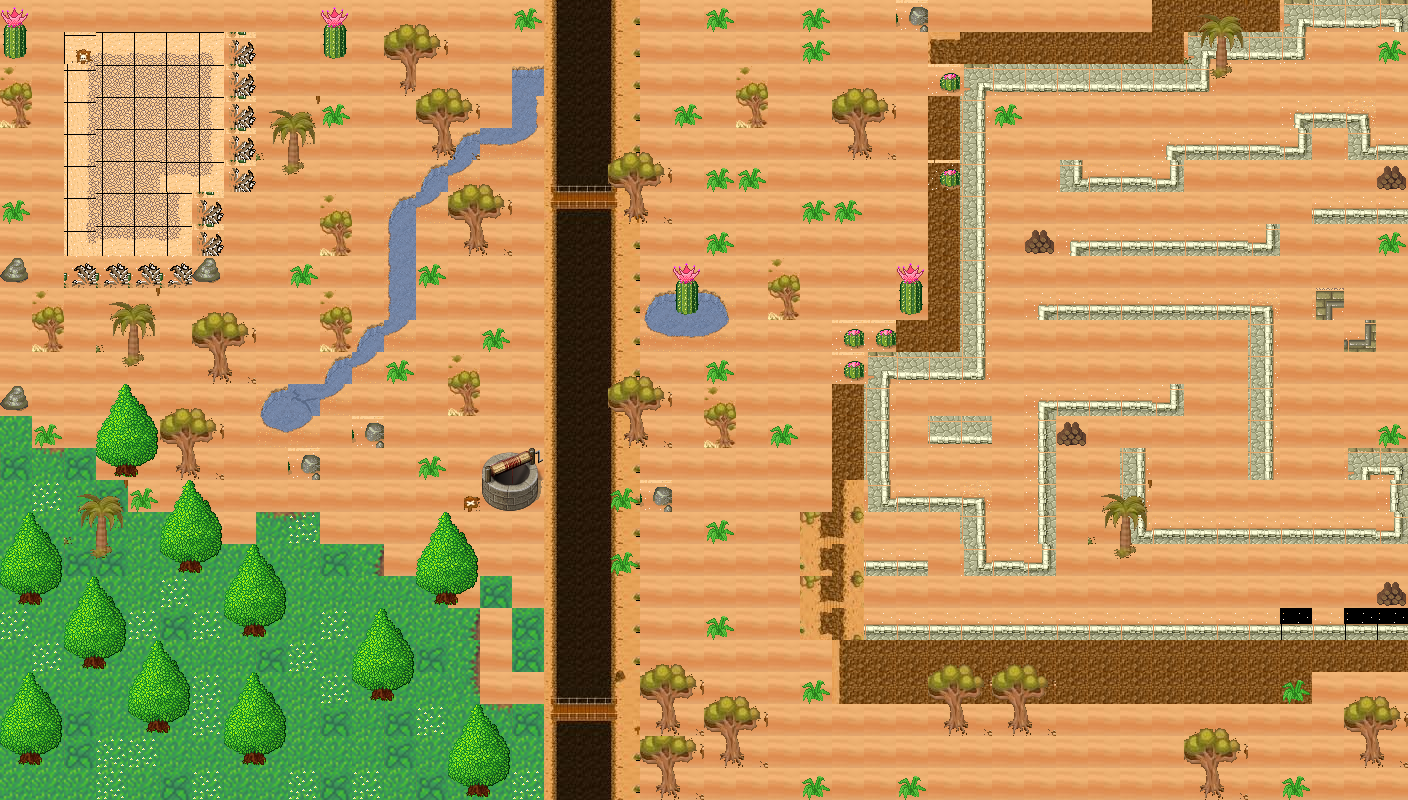

Rendered tile map (Tiled .tmx) drawn with the repository's tilesets; below, a short description and the map source with its tile grids summarised:
An orthogonal 44x25 tile map with 32x32 px tiles, 4 tile layers (chao, qse chao, parede, atras), 14 tilesets and 90 objects.

<map version="1.0" orientation="orthogonal" renderorder="left-up" width="44" height="25" tilewidth="32" tileheight="32" nextobjectid="94">
 <tileset firstgid="1" name="índice2" tilewidth="32" tileheight="32" tilecount="45" columns="9">
  <image source="índice2.jpg" trans="ff00ff" width="295" height="171" />
 </tileset>
 <tileset firstgid="46" name="grass-tiles-2-small" tilewidth="32" tileheight="32" tilecount="72" columns="12">
  <image source="grass-tiles-2-small.png" trans="ff00ff" width="384" height="192" />
 </tileset>
 <tileset firstgid="118" name="tmw_desert_spacing" tilewidth="32" tileheight="32" tilecount="48" columns="8">
  <image source="tmw_desert_spacing.png" trans="ff00ff" width="265" height="199" />
 </tileset>
 <tileset firstgid="166" name="tmw_desert_spacing2" tilewidth="32" tileheight="32" tilecount="48" columns="6">
  <image source="tmw_desert_spacing2.png" trans="ff00ff" width="199" height="265" />
 </tileset>
 <tileset firstgid="214" name="tmw_desert_spacing3" tilewidth="32" tileheight="32" tilecount="48" columns="8">
  <image source="tmw_desert_spacing3.png" trans="ff00ff" width="265" height="199" />
 </tileset>
 <tileset firstgid="262" name="índice222" tilewidth="32" tileheight="32" tilecount="45" columns="5">
  <image source="índice222.jpg" trans="ff00ff" width="163" height="308" />
 </tileset>
 <tileset firstgid="307" name="objetos_x3" tilewidth="32" tileheight="32" tilecount="18" columns="6">
  <image source="objetos_x3.png" trans="ff00ff" width="192" height="96" />
 </tileset>
 <tileset firstgid="325" name="images6" tilewidth="32" tileheight="32" tilecount="42" columns="7">
  <image source="images6.png" trans="ff00ff" width="247" height="204" />
 </tileset>
 <tileset firstgid="367" name="índice" tilewidth="32" tileheight="32" tilecount="45" columns="9">
  <image source="índice.png" trans="ff00ff" width="308" height="163" />
 </tileset>
 <tileset firstgid="412" name="buch-outdoor" tilewidth="32" tileheight="32" tilecount="72" columns="12">
  <image source="buch-outdoor.png" trans="ff00ff" width="384" height="192" />
 </tileset>
 <tileset firstgid="484" name="littleshrooms_0" tilewidth="32" tileheight="32" tilecount="1" columns="1">
  <image source="littleshrooms_0.png" trans="ff00ff" width="32" height="40" />
 </tileset>
 <tileset firstgid="485" name="objetos" tilewidth="32" tileheight="32" tilecount="21" columns="7">
  <image source="objetos.png" trans="ff00ff" width="224" height="96" />
 </tileset>
 <tileset firstgid="506" name="objetos2" tilewidth="32" tileheight="32" tilecount="64" columns="16">
  <image source="objetos2.png" trans="ff00ff" width="512" height="128" />
 </tileset>
 <tileset firstgid="570" name="piso2" tilewidth="32" tileheight="32" tilecount="112" columns="16">
  <image source="piso2.png" trans="ff00ff" width="512" height="224" />
 </tileset>
 <layer name="chao" width="44" height="25">
  <data>[1100 cells, 1097 non-empty, 32 distinct tile ids]</data>
 </layer>
 <layer name="qse chao" width="44" height="25">
  <data>[1100 cells, 27 non-empty, 9 distinct tile ids]</data>
 </layer>
 <layer name="parede" width="44" height="25">
  <data>[1100 cells, 137 non-empty, 20 distinct tile ids]</data>
 </layer>
 <layer name="atras" width="44" height="25">
  <data>[1100 cells, 279 non-empty, 29 distinct tile ids]</data>
 </layer>
 <objectgroup name="colisao">
  <object id="1" x="970" y="62" width="242" height="34" />
  <object id="2" x="1192" y="32" width="108" height="28" />
  <object id="3" x="1282" y="4" width="126" height="14" />
  <object id="4" x="1058" y="162" width="124" height="32" />
  <object id="5" x="1166" y="140" width="144" height="24" />
  <object id="6" x="1294" y="106" width="76" height="28" />
  <object id="7" x="1346" y="134" width="62" height="30" />
  <object id="9" x="1308" y="206" width="96" height="20" />
  <object id="10" x="1072" y="240" width="212" height="18" />
  <object id="11" x="1266" y="226" width="16" height="20" />
  <object id="12" x="1028" y="226" width="26" height="30" />
  <object id="13" x="1154" y="382" width="28" height="30" />
  <object id="14" x="1036" y="396" width="146" height="18" />
  <object id="15" x="1030" y="410" width="28" height="160" />
  <object id="16" x="1062" y="414" width="22" height="40" />
  <object id="17" x="926" y="420" width="68" height="22" />
  <object id="18" x="964" y="554" width="88" height="18" />
  <object id="19" x="958" y="492" width="26" height="64" />
  <object id="20" x="866" y="496" width="120" height="16" />
  <object id="21" x="864" y="358" width="28" height="134" />
  <object id="22" x="888" y="348" width="98" height="26" />
  <object id="23" x="960" y="94" width="28" height="262" />
  <object id="24" x="1248" y="306" width="28" height="176" />
  <object id="25" x="1042" y="306" width="208" height="12" />
  <object id="26" x="1314" y="284" width="28" height="34" />
  <object id="27" x="1350" y="326" width="26" height="24" />
  <object id="28" x="1350" y="450" width="58" height="30" />
  <object id="29" x="1388" y="482" width="20" height="58" />
  <object id="30" x="1122" y="452" width="32" height="96" />
  <object id="31" x="1122" y="530" width="280" height="8" />
  <object id="32" x="1380" y="584" width="26" height="26" />
  <object id="33" x="866" y="620" width="540" height="18" />
  <object id="34" x="866" y="558" width="64" height="16" />
  <object id="35" x="910" y="4" width="20" height="26" />
  <object id="36" x="2" y="256" width="24" height="28" />
  <object id="37" x="2" y="382" width="24" height="34" />
  <object id="38" x="196" y="262" width="28" height="22" />
  <object id="39" x="482" y="480" width="56" height="26" />
  <object id="40" x="1198" y="784" width="32" height="10" />
  <object id="41" x="1362" y="752" width="24" height="12" />
  <object id="42" x="944" y="720" width="30" height="8" />
  <object id="43" x="1004" y="720" width="36" height="8" />
  <object id="44" x="658" y="784" width="26" height="12" />
  <object id="45" x="718" y="744" width="32" height="20" />
  <object id="46" x="654" y="720" width="28" height="10" />
  <object id="47" x="656" y="486" width="18" height="26" />
  <object id="48" x="622" y="428" width="26" height="16" />
  <object id="49" x="714" y="440" width="22" height="8" />
  <object id="50" x="778" y="310" width="22" height="12" />
  <object id="51" x="626" y="206" width="22" height="14" />
  <object id="52" x="744" y="120" width="20" height="8" />
  <object id="53" x="848" y="148" width="22" height="10" />
  <object id="54" x="904" y="306" width="18" height="12" />
  <object id="55" x="12" y="120" width="20" height="12" />
  <object id="56" x="330" y="250" width="18" height="6" />
  <object id="57" x="466" y="240" width="24" height="12" />
  <object id="58" x="430" y="146" width="26" height="10" />
  <object id="59" x="398" y="82" width="18" height="12" />
  <object id="60" x="324" y="48" width="22" height="12" />
  <object id="61" x="4" y="54" width="22" height="8" />
  <object id="62" x="458" y="410" width="20" height="10" />
  <object id="63" x="328" y="344" width="22" height="10" />
  <object id="64" x="210" y="370" width="22" height="18" />
  <object id="65" x="176" y="468" width="22" height="12" />
  <object id="66" x="116" y="470" width="22" height="8" />
  <object id="67" x="20" y="596" width="24" height="10" />
  <object id="68" x="18" y="758" width="22" height="6" />
  <object id="69" x="86" y="658" width="18" height="16" />
  <object id="70" x="180" y="560" width="22" height="12" />
  <object id="71" x="246" y="626" width="18" height="14" />
  <object id="72" x="436" y="598" width="18" height="10" />
  <object id="73" x="374" y="692" width="20" height="12" />
  <object id="74" x="244" y="758" width="18" height="10" />
  <object id="75" x="150" y="726" width="18" height="6" />
  <object id="76" x="468" y="790" width="22" height="10" />
  </objectgroup>
</map>
<!-- 15 of 90 objects omitted -->
